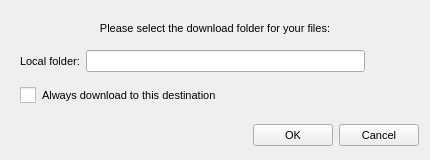
<?xml version="1.0" encoding="UTF-8"?>
<ui version="4.0">
 <class>DownloadFromMegaDialog</class>
 <widget class="QDialog" name="DownloadFromMegaDialog">
  <property name="geometry">
   <rect>
    <x>0</x>
    <y>0</y>
    <width>430</width>
    <height>160</height>
   </rect>
  </property>
  <property name="minimumSize">
   <size>
    <width>430</width>
    <height>160</height>
   </size>
  </property>
  <property name="maximumSize">
   <size>
    <width>430</width>
    <height>160</height>
   </size>
  </property>
  <property name="windowTitle">
   <string>Download from MEGA</string>
  </property>
  <property name="styleSheet">
   <string notr="true">QWidget
{
font-size: 11px;
}

QCheckBox::indicator {
     width: 16px;
     height: 16px;
 }

QRadioButton::indicator {
     width: 16px;
     height: 16px;
 }

QScrollBar:horizontal {
height: 16px;
}

QPushButton
{
    min-height: 14px;
	height: 14px;
}
</string>
  </property>
  <layout class="QVBoxLayout" name="verticalLayout">
   <item>
    <widget class="QLabel" name="infoLabel">
     <property name="minimumSize">
      <size>
       <width>0</width>
       <height>24</height>
      </size>
     </property>
     <property name="maximumSize">
      <size>
       <width>16777215</width>
       <height>24</height>
      </size>
     </property>
     <property name="text">
      <string>Please select the download folder for your files:</string>
     </property>
     <property name="alignment">
      <set>Qt::AlignBottom|Qt::AlignHCenter</set>
     </property>
    </widget>
   </item>
   <item>
    <widget class="QWidget" name="widget" native="true">
     <layout class="QHBoxLayout" name="horizontalLayout">
      <property name="spacing">
       <number>6</number>
      </property>
      <property name="leftMargin">
       <number>9</number>
      </property>
      <property name="topMargin">
       <number>0</number>
      </property>
      <property name="rightMargin">
       <number>9</number>
      </property>
      <property name="bottomMargin">
       <number>0</number>
      </property>
      <item>
       <widget class="QLabel" name="label_2">
        <property name="text">
         <string>Local folder:</string>
        </property>
       </widget>
      </item>
      <item>
       <widget class="QLineEdit" name="eFolderPath">
        <property name="enabled">
         <bool>true</bool>
        </property>
        <property name="readOnly">
         <bool>true</bool>
        </property>
       </widget>
      </item>
      <item>
       <widget class="QPushButton" name="bChange">
        <property name="text">
         <string/>
        </property>
        <property name="icon">
         <iconset resource="../Resources_win.qrc">
          <normaloff>:/images/import_computer_ico.png</normaloff>:/images/import_computer_ico.png</iconset>
        </property>
        <property name="iconSize">
         <size>
          <width>24</width>
          <height>24</height>
         </size>
        </property>
        <property name="flat">
         <bool>true</bool>
        </property>
       </widget>
      </item>
     </layout>
    </widget>
   </item>
   <item>
    <widget class="QCheckBox" name="cDefaultPath">
     <property name="enabled">
      <bool>true</bool>
     </property>
     <property name="styleSheet">
      <string notr="true">margin-left: 9px;</string>
     </property>
     <property name="text">
      <string>Always download to this destination</string>
     </property>
     <property name="checked">
      <bool>false</bool>
     </property>
    </widget>
   </item>
   <item>
    <widget class="QWidget" name="bLayout" native="true">
     <property name="maximumSize">
      <size>
       <width>16777215</width>
       <height>40</height>
      </size>
     </property>
     <layout class="QHBoxLayout" name="horizontalLayout_2">
      <property name="spacing">
       <number>6</number>
      </property>
      <property name="leftMargin">
       <number>0</number>
      </property>
      <property name="topMargin">
       <number>12</number>
      </property>
      <property name="rightMargin">
       <number>0</number>
      </property>
      <property name="bottomMargin">
       <number>0</number>
      </property>
      <item>
       <spacer name="horizontalSpacer">
        <property name="orientation">
         <enum>Qt::Horizontal</enum>
        </property>
        <property name="sizeHint" stdset="0">
         <size>
          <width>40</width>
          <height>20</height>
         </size>
        </property>
       </spacer>
      </item>
      <item>
       <widget class="QPushButton" name="bOK">
        <property name="text">
         <string>OK</string>
        </property>
       </widget>
      </item>
      <item>
       <widget class="QPushButton" name="bCancel">
        <property name="text">
         <string>Cancel</string>
        </property>
       </widget>
      </item>
     </layout>
    </widget>
   </item>
  </layout>
 </widget>
 <resources>
  <include location="../Resources_win.qrc"/>
 </resources>
 <connections>
  <connection>
   <sender>bCancel</sender>
   <signal>clicked()</signal>
   <receiver>DownloadFromMegaDialog</receiver>
   <slot>reject()</slot>
   <hints>
    <hint type="sourcelabel">
     <x>383</x>
     <y>151</y>
    </hint>
    <hint type="destinationlabel">
     <x>214</x>
     <y>89</y>
    </hint>
   </hints>
  </connection>
 </connections>
</ui>
